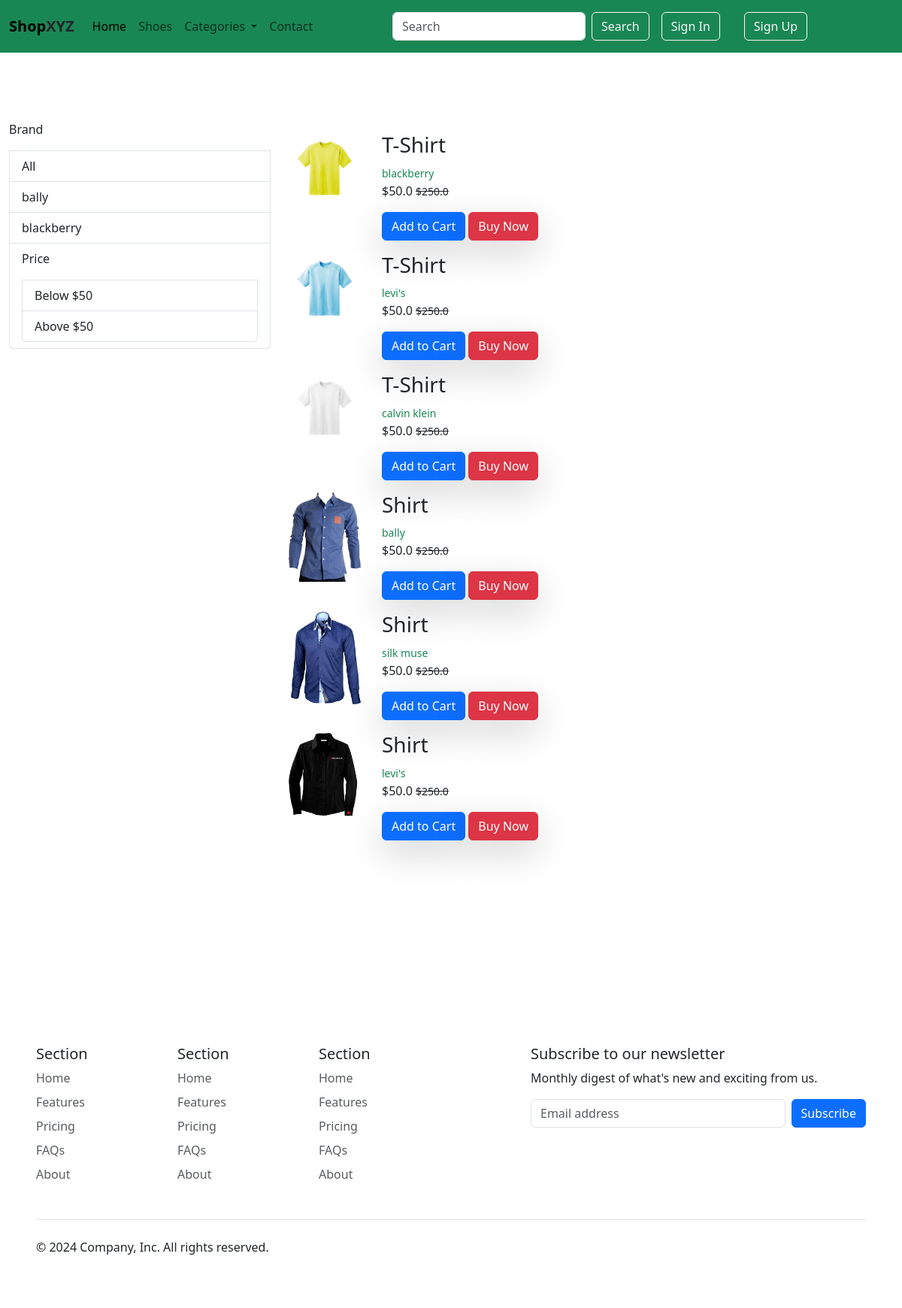
The app's page /men/None with its own data.
### app/models.py (models this page shows, shortened)
class Product(models.Model):
    product_name = models.CharField(max_length=200)
    selling_price = models.FloatField()
    discounted_price = models.FloatField()
    description = models.TextField()
    category = models.CharField(choices=CATEGORY_CHOICES, max_length=3)
    brand = models.CharField(max_length=50)
    image = models.ImageField(upload_to='product-img')

### app/views.py (the view)
# urls.py: path("men/<slug:data>", views.men, name="men"),
def men(request,data):
    men = Product.objects.filter(category = 'M')
    return render(request, 'men.html',{"men": men})

### app/templates/men.html
{% extends "base.html" %}
{% block content %}
<section class="men">
    <div class="row container">
        <div class="col-md-4">
            <div class="list-group">
                <p>Brand</p>
                <a href="{% url "men" 'None' %}" class="list-group-item">All</a>
                <a href="{% url "men" 'balenciaga' %}" class="list-group-item">bally</a>
                <a href="{% url "men" 'blackberry' %}" class="list-group-item">blackberry</a>
                <span class="list-group-item">
                    <p>Price</p>
                    <a href="{% url "men" 'below' %}" class="list-group-item">Below $50</a>
                    <a href="{% url "men" 'above' %}" class="list-group-item">Above $50</a>
                </span>
            </div>
        </div>
        <div class="col">
          {% for product in men  %}
          <div class="row my-3">
            <div class="col-md-2">
            <img src="/media/{{product.image}}" class="img-fluid object-fit-cover" style="width: 6rem" alt=""/>
            </div>
            <div class="col-md-8">
                <h3>{{product.product_name}}</h3>
                <small class="text-success">{{product.brand}}</small>
                <p>${{product.discounted_price}}  <small class="text-decoration-line-through">${{product.selling_price}}</small>
                </p>
                <a href="" class="btn shadow-lg btn-primary">Add to Cart</a>
                <a href="" class="btn-danger btn shadow-lg ">Buy Now</a>
            </div>
        </div>
        {% endfor %}
    </div>
   </div>
</section>
{% endblock content %}

### app/static/css/style.css (style rules this page uses)
section { margin: 20vh 0; }

### records on screen
Product: image (picture), product_name "T-Shirt", brand "blackberry", discounted_price "50.0", selling_price "250.0"
Product: image (picture), product_name "T-Shirt", brand "levi's", discounted_price "50.0", selling_price "250.0"
Product: image (picture), product_name "T-Shirt", brand "calvin klein", discounted_price "50.0", selling_price "250.0"
Product: image (picture), product_name "Shirt", brand "bally", discounted_price "50.0", selling_price "250.0"
Product: image (picture), product_name "Shirt", brand "silk muse", discounted_price "50.0", selling_price "250.0"
Product: image (picture), product_name "Shirt", brand "levi's", discounted_price "50.0", selling_price "250.0"
